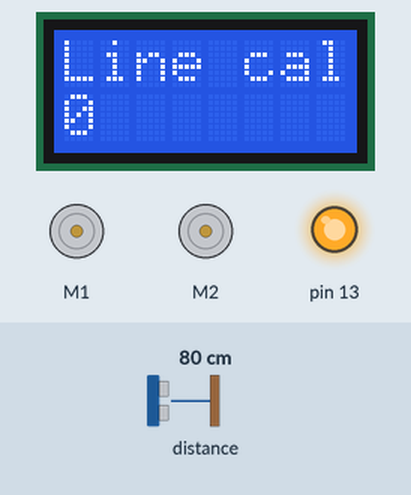
A sketch run on a simulated Arduino Leonardo, built with avr-gcc and run on an emulated ATmega32U4. Shown: 2 × DC motor (green arrow = forward, orange = backward, longer = faster), 8×2 character LCD, output pins drawn as LEDs (lit = HIGH). Inputs (shaded band) come from the test bench; at power-on: distance to the obstacle 80 cm.

Above: at 0.1 s.
At 1.3 s:
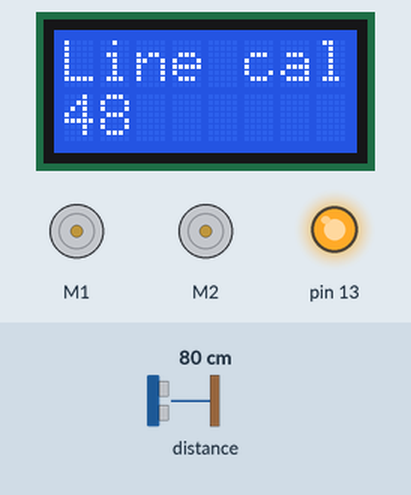
At 2.6 s:
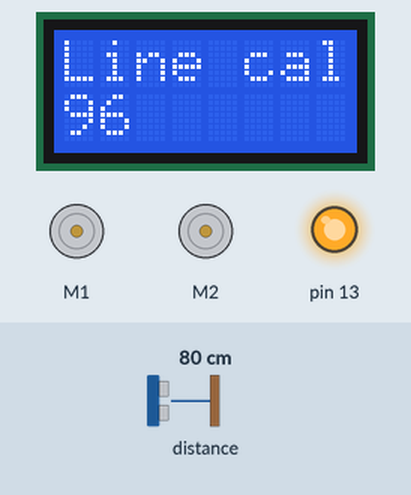
At 5.0 s:
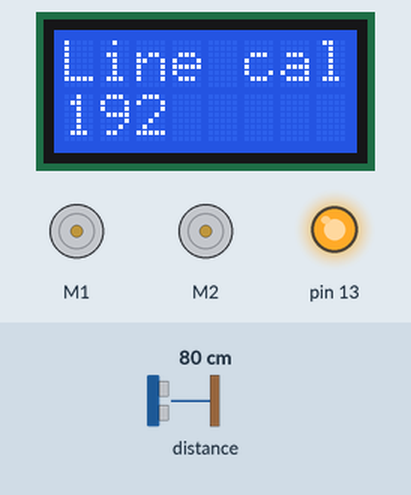
At 7.5 s:
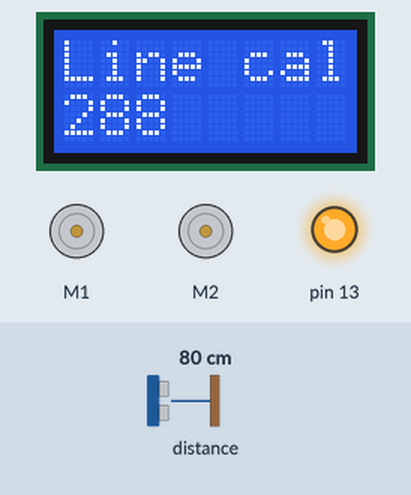
At 10.0 s:
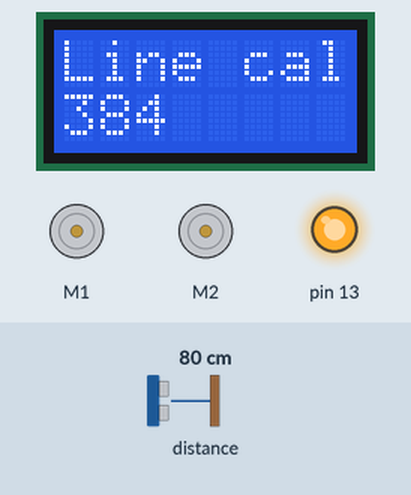
Timing chart, 0 to 11.8 s (numbered marks = the images above):
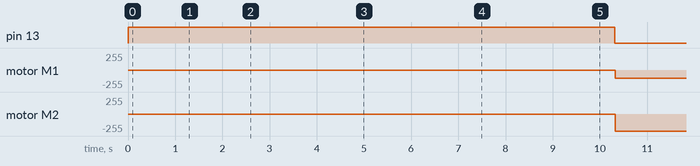

Measured:
- by itself, motor M1: stopped → backward 127/255 at 10.3 s
- by itself, motor M2: stopped → backward 255/255 at 10.3 s

The sketch:

ZumoDefensive.ino
```cpp
/*
 * Zumo hug the line on the left
 *
 * plus
 *
 * Use the active proximity sensors to turn away from a target
 *
 */

#include <Wire.h>
#include <Zumo32U4.h>

Zumo32U4LCD lcd;
Zumo32U4Motors motors;
Zumo32U4ProximitySensors proxSensors;
Zumo32U4LineSensors lineSensors;

bool Debug = false;

uint16_t lineSensorValues[3] = { 0, 0, 0 };
const unsigned int LineSensorLeft = 0;
const unsigned int LineSensorCenter = 1;
const unsigned int LineSensorRight = 2;

const byte LineLeftDetect = 0x04;
const byte LineCenterDetect = 0x02;
const byte LineRightDetect = 0x01;
const byte LineNoDetect = 0x00;

const unsigned int LineSensorThreshold = 500;

const byte ProxLeftDetect = 0x08;
const byte ProxLeftCenterDetect = 0x04;
const byte ProxRightCenterDetect = 0x02;
const byte ProxRightDetect = 0x01;
const byte ProxNoDetect = 0x00;

const int16_t DNC = -999;

const unsigned int LeftMotorIndex = 1;
const unsigned int RightMotorIndex = 0;
const unsigned int DelayIndex = 2;

// should probably be in a structure or object
unsigned long now;
byte proxSensorsNow;
byte lineSensorsNow;
int leftNow;
int rightNow;

int16_t AvoidTable[16][4];

void defineAvoid(unsigned int index, int16_t left, int16_t right, int16_t delay) {
  AvoidTable[index][RightMotorIndex] = right;
  AvoidTable[index][LeftMotorIndex] = left;
  AvoidTable[index][DelayIndex] = delay;
}

void initAvoidTable() {
  // LLRR   , Left, Right, Delay
  //  CC
  defineAvoid(0b0000,  DNC,  DNC, 10);
  defineAvoid(0b0001,  200,  400, 10);
  defineAvoid(0b0010, -400,  400, 10);
  defineAvoid(0b0011, -400,  400, 10);
  defineAvoid(0b0100,  400, -400, 10);
  defineAvoid(0b0101,  400, -400, 10);
  defineAvoid(0b0110,  400, -400, 10);
  defineAvoid(0b0111, -400,  400, 10);
  defineAvoid(0b1000,  400,  200, 10);
  defineAvoid(0b1001,  400,  400, 10);
  defineAvoid(0b1010, -400,  400, 10);
  defineAvoid(0b1011, -400,  400, 10);
  defineAvoid(0b1100,  400, -400, 10);
  defineAvoid(0b1101,  400, -400, 10);
  defineAvoid(0b1110,  400, -400, 10);
  defineAvoid(0b1111,  400, -400, 10);
}

int16_t LineTable[8][3];

void defineLine(unsigned int index, uint16_t left, uint16_t right, uint16_t delay) {
  LineTable[index][RightMotorIndex] = right;
  LineTable[index][LeftMotorIndex] = left;
  LineTable[index][DelayIndex] = delay;
}

void XinitLineTable() {
  // LCR   , Left, Right, Delay
  defineLine(0b000,  DNC,  DNC, 10);
  defineLine(0b001, -400,    0, 10);
  defineLine(0b010, -400, -400, 250);
  defineLine(0b011, -400, -300, 250);
  defineLine(0b100,    0, -400, 10);
  defineLine(0b101, -400, -400, 100);
  defineLine(0b110, -300, -400, 250);
  defineLine(0b111, -300, -400, 250);
}

void initLineTable() {
  // LCR   , Left, Right, Delay
  defineLine(0b000,  DNC,  DNC, 10);
  defineLine(0b001, -400,    0, 10);
  defineLine(0b010, -400, -400, 100);
  defineLine(0b011, -400,    0, 100);
  defineLine(0b100,    0, -400, 10);
  defineLine(0b101, -400, -400, 100);
  defineLine(0b110,    0, -400, 100);
  defineLine(0b111, -200, -400, 250);
}

byte decodeProxSensors() {
  static byte result = 0;
  const unsigned long ProxSensorDelay = 10UL;
  static unsigned long proxSensorTime = 0UL;

  // converts proximity sensor readings to a value
  // between 0 and 7, bit mapped as
  // 2 1 0
  // | | |
  // | | +-- Right
  // | +---- Center
  // +------ Left


  if (now >= proxSensorTime) {
    proxSensors.read();

    result = 0;
    result |= (proxSensors.countsLeftWithLeftLeds() > 0) ? ProxLeftDetect : 0;
    result |= (proxSensors.countsFrontWithLeftLeds() > 0) ? ProxLeftCenterDetect : 0;
    result |= (proxSensors.countsFrontWithRightLeds() > 0) ? ProxRightCenterDetect : 0;
    result |= (proxSensors.countsRightWithRightLeds() > 0) ? ProxRightDetect : 0;

    proxSensorTime = now + ProxSensorDelay;
  }

  return(result);
}


byte decodeLineSensors() {
  static byte result = 0;
  const unsigned long LineSensorDelay = 10UL;
  static unsigned long lineSensorTime = 0UL;

  // converts thresholded sensor readings to a value
  // between 0 and 7, bit mapped as
  // 2 1 0
  // | | |
  // | | +-- Right
  // | +---- Center
  // +------ Left

  if (now >= lineSensorTime) {
    lineSensors.readCalibrated(lineSensorValues);

    result = 0;

    if (lineSensorValues[LineSensorLeft] < LineSensorThreshold) {
      result |= LineLeftDetect;
    }

    if (lineSensorValues[LineSensorCenter] < LineSensorThreshold) {
      result |= LineCenterDetect;
    }

    if (lineSensorValues[LineSensorRight] < LineSensorThreshold) {
      result |= LineRightDetect;
    }

    lineSensorTime = now + LineSensorDelay;
  }

  return(result);
}


// (from Zumo example code)
// This function calibrates the line sensors for about 10
// seconds.  During this time, you should move the robot around
// manually so that each of its line sensors sees a full black
// surface and a full white surface.  For the best calibration
// results, you should also avoid exposing the sensors to
// abnormal conditions during this time.
void calibrateLineSensors()
{
  // To indicate we are in calibration mode, turn on the yellow LED
  // and print "Line cal" on the LCD.
  ledYellow(1);
  lcd.clear();
  lcd.print(F("Line cal"));

  for (uint16_t i = 0; i < 400; i++)
  {
    lcd.gotoXY(0, 1);
    lcd.print(i);
    lineSensors.calibrate();
  }

  ledYellow(0);
  lcd.clear();
}

void avoidEnemyBehavior(int *left, int *right) {
  static unsigned long avoidTime = 0UL;
  static int aLeft = DNC;
  static int aRight = DNC;
  static int aD;

  if (now >= avoidTime) {
    aLeft = AvoidTable[proxSensorsNow][LeftMotorIndex];
    aRight = AvoidTable[proxSensorsNow][RightMotorIndex];
    aD = AvoidTable[proxSensorsNow][DelayIndex];
    avoidTime = now + aD;
  }

  if (aLeft != DNC) {
    *left = aLeft;
  }

  if (aRight != DNC) {
    *right = aRight;
  }
}

void avoidBorderBehavior(int *left, int *right) {
  static unsigned long avoidTime = 0UL;
  static int aLeft = DNC;
  static int aRight = DNC;
  static int aD;

  if (now >= avoidTime) {
    aLeft = LineTable[lineSensorsNow][LeftMotorIndex];
    aRight = LineTable[lineSensorsNow][RightMotorIndex];
    aD = LineTable[lineSensorsNow][DelayIndex];
    avoidTime = now + aD;
  }

  if (aLeft != DNC) {
    *left = aLeft;
  }

  if (aRight != DNC) {
    *right = aRight;
  }
}


void defaultBehavior(int *left, int *right) {
  *left = 300;
  *right = 300;
}

void failsafeBehavior(int *left, int *right) {
  if ( (*left == DNC) || (*right == DNC) ) {
    *left = 0;
    *right = 0;
  }
}


void setup() {
  proxSensors.initThreeSensors();
  // In a small ring, using low settings seems to work best
  // otherwise, the robot will respond to objects or people outside
  // the ring.
  uint16_t levels[] = {4, 15}; //, 32, 55, 85, 120 };
  proxSensors.setBrightnessLevels(levels, sizeof(levels)/2);

  motors.setSpeeds(0, 0);

  initAvoidTable();
  initLineTable();

  lineSensors.initThreeSensors();
  calibrateLineSensors();

  lcd.clear();

  Serial.begin(115200);
}


void loop() {
  static int left = 0;
  static int right = 0;

  now = millis();
  proxSensorsNow = decodeProxSensors();
  lineSensorsNow = decodeLineSensors();
  leftNow = left;
  rightNow = right;

  if (Debug) {
    Serial.print(proxSensorsNow);
    Serial.print(" ");
    Serial.print(leftNow);
    Serial.print(" ");
    Serial.println(rightNow);
  }

  // behaviors, lowest to highest priority

  defaultBehavior(&left, &right);
  avoidEnemyBehavior(&left, &right);
  avoidBorderBehavior(&left, &right);
  failsafeBehavior(&left, &right);

  // take action, if the speeds have changed
  if ( (left != leftNow) || (right != rightNow) ) {
    motors.setSpeeds(left, right);
  }

}
```
